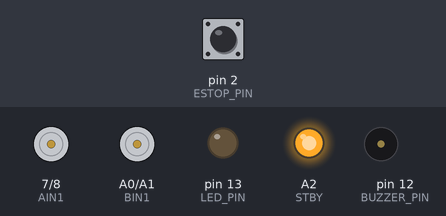
Recording of a sketch running on a simulated Arduino Uno, built with avr-gcc and run on an emulated ATmega328P. Shown: motor-driver pin pairs drawn as motors (green arrow = first pin HIGH = forward, orange = second pin HIGH = backward, longer = more drive, scaled by the enable pin, stopped while the standby pin is LOW), output pins drawn as LEDs (lit = HIGH), buzzer (waves = sounding, pin HIGH). The test bench sets the inputs (shaded band); at power-on: pin 2 (ESTOP_PIN) HIGH. What the sketch prints to the serial monitor is not drawn.

Above: at 1.7 s.
1.8 s: pin 2 (ESTOP_PIN) pulled LOW for 1 s
At 2.7 s:
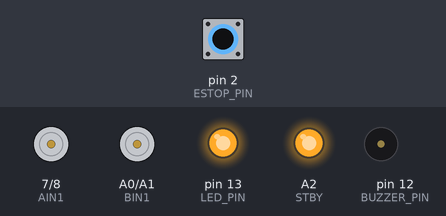
At 4.9 s:
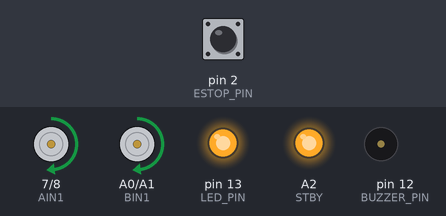
5.3 s: pin 2 (ESTOP_PIN) pulled LOW for 0.15 s
At 10.4 s:
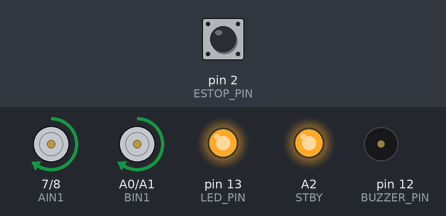
Timing chart, 0 to 14.3 s (numbered marks = the images above; inputs shaded):
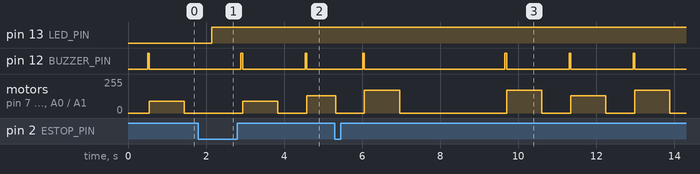

Measured:
- after the input at 1.8 s, pin 13 (LED_PIN): LOW → HIGH after 0.34 s

The sketch:

12_pwm_speed.ino
```cpp
/*
============================================================
Program 12 — Speed Control (PWM)
Course: Build Your First AI Robot
Week 3: Teach Your Robot to Move
============================================================

PURPOSE
  Direction is not enough — robots also need SPEED control.
  PWM (Pulse Width Modulation) lets you choose how hard the
  motors push (0 = stop, 255 = full, we keep a classroom cap).

LEARNING OBJECTIVE
  After this program, you should understand that:
  - analogWrite(pin, value) sets motor effort
  - higher PWM usually means faster wheels
  - capping max speed is a safety feature

KEY CONCEPT
  PWM speed value → how fast the robot crawls or rolls

WHAT CHANGED FROM THE PREVIOUS PROGRAM
  Program 11 used one fixed SPEED.
  Program 12 compares slow vs medium vs faster pulses.

WHAT THE ROBOT DOES NOW
  Drives forward three times: SLOW, MEDIUM, FASTER (still capped),
  with E-STOP respected the whole time.

HARDWARE
  - Same motor + E-STOP wiring as Programs 10–11

SAFETY
  Wheels up first. MAX_SPEED is intentionally limited.
  E-STOP ready before floor tests.

HOW TO RUN
  1. Upload
  2. Release E-STOP
  3. Watch/listen to three different forward speeds
  4. Press E-STOP anytime

CONTROLS
  E-STOP press = halt / block
============================================================
*/

const int PWMA = 3;
const int AIN1 = 7;
const int AIN2 = 8;
const int PWMB = 11;
const int BIN1 = A0;
const int BIN2 = A1;
const int STBY = A2;
const int ESTOP_PIN = 2;
const int BUZZER_PIN = 12;
const int LED_PIN = 13;
const int BAUD_RATE = 9600;

// Classroom ceiling — do not raise above this in class without instructor OK
const int MAX_SPEED = 180;

const int SPEED_SLOW = 90;
const int SPEED_MEDIUM = 130;
const int SPEED_FASTER = 170;  // still under MAX_SPEED

const int MOVE_MS = 900;
const int PAUSE_MS = 700;

void setup() {
  pinMode(PWMA, OUTPUT);
  pinMode(AIN1, OUTPUT);
  pinMode(AIN2, OUTPUT);
  pinMode(PWMB, OUTPUT);
  pinMode(BIN1, OUTPUT);
  pinMode(BIN2, OUTPUT);
  pinMode(STBY, OUTPUT);
  pinMode(ESTOP_PIN, INPUT_PULLUP);
  pinMode(BUZZER_PIN, OUTPUT);
  pinMode(LED_PIN, OUTPUT);

  digitalWrite(STBY, HIGH);
  stopMotors();

  Serial.begin(BAUD_RATE);
  delay(500);
  Serial.println("Program 12 — PWM Speed Control");
  Serial.print("Classroom MAX_SPEED = ");
  Serial.println(MAX_SPEED);
}

void loop() {
  if (isEStopPressed()) {
    haltForEStop();
    return;
  }

  Serial.println("SLOW");
  beep(40);
  driveForwardFor(MOVE_MS, SPEED_SLOW);
  pauseBetweenMoves();

  if (isEStopPressed()) {
    haltForEStop();
    return;
  }

  Serial.println("MEDIUM");
  beep(40);
  driveForwardFor(MOVE_MS, SPEED_MEDIUM);
  pauseBetweenMoves();

  if (isEStopPressed()) {
    haltForEStop();
    return;
  }

  Serial.println("FASTER (still capped)");
  beep(40);
  driveForwardFor(MOVE_MS, SPEED_FASTER);
  pauseBetweenMoves();

  Serial.println("Cycle done — pausing");
  stopMotors();
  delay(2000);
}

void driveForwardFor(int moveMs, int requestedSpeed) {
  int speed = requestedSpeed;
  if (speed > MAX_SPEED) {
    speed = MAX_SPEED;
  }
  if (speed < 0) {
    speed = 0;
  }

  unsigned long startMs = millis();
  while (millis() - startMs < (unsigned long)moveMs) {
    if (isEStopPressed()) {
      stopMotors();
      digitalWrite(LED_PIN, HIGH);
      Serial.println("E-STOP during move!");
      return;
    }
    forward(speed);
    delay(20);
  }
  stopMotors();
}

void pauseBetweenMoves() {
  stopMotors();
  delay(PAUSE_MS);
}

void haltForEStop() {
  stopMotors();
  digitalWrite(LED_PIN, HIGH);
  Serial.println("E-STOP ACTIVE");
  delay(150);
}

bool isEStopPressed() {
  return digitalRead(ESTOP_PIN) == LOW;
}

void forward(int speed) {
  digitalWrite(AIN1, HIGH);
  digitalWrite(AIN2, LOW);
  analogWrite(PWMA, speed);

  digitalWrite(BIN1, HIGH);
  digitalWrite(BIN2, LOW);
  analogWrite(PWMB, speed);
}

void stopMotors() {
  digitalWrite(AIN1, LOW);
  digitalWrite(AIN2, LOW);
  analogWrite(PWMA, 0);
  digitalWrite(BIN1, LOW);
  digitalWrite(BIN2, LOW);
  analogWrite(PWMB, 0);
}

void beep(int ms) {
  digitalWrite(BUZZER_PIN, HIGH);
  delay(ms);
  digitalWrite(BUZZER_PIN, LOW);
}

/*
============================================================
STUDENT CHALLENGE
 1. Find the slowest SPEED_SLOW that still moves your robot.
 2. Try requesting 255 and confirm MAX_SPEED caps it.
 3. (Bonus) Make left and right use different speeds to curve gently.

EXPECTED RESULT
  - Three visibly different forward speeds
  - Faster is still controlled (not full-blast)
  - E-STOP still works during each pulse

COMMON ERRORS
  - No difference between speeds
      → Values too close, or battery too low for higher PWM.
  - Robot too fast in class
      → Lower MAX_SPEED and SPEED_FASTER together.
  - Thinking analogWrite means "analog voltage pin mode"
      → On motor PWM pins it means duty-cycle speed control.

INSTRUCTOR NOTE
  Exit ticket Week 3: "I can drive, turn, set speed, and E-STOP."
  Connect: Week 4 will choose WHEN to move using sensors.
  Keep MAX_SPEED as a shared classroom rule.
============================================================
*/
```
